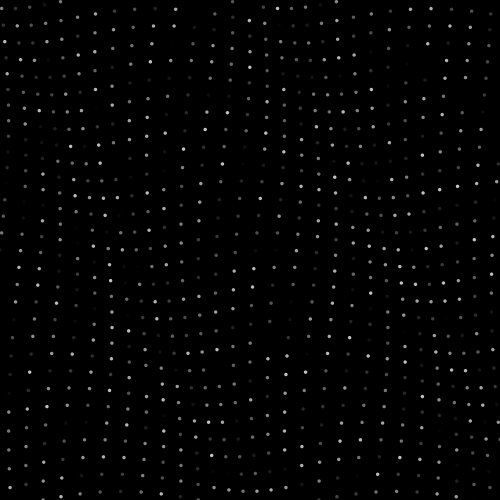
Frame 1 (no input)
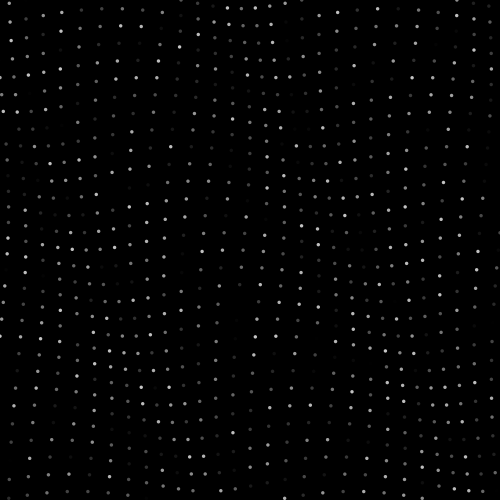
Frame 60 (the mouse pressed at the canvas centre just before this capture)
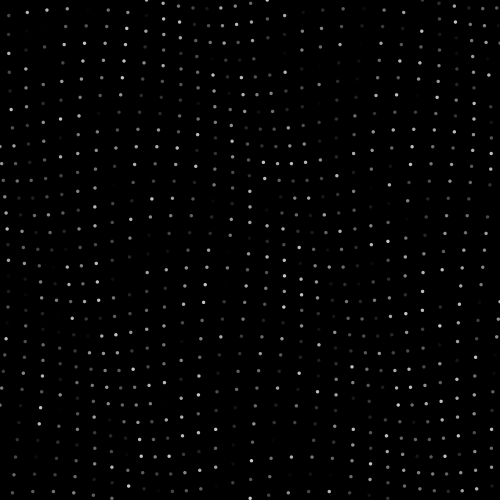
Frame 120 (the mouse held since frame 60 and released just before this capture)

The Processing sketch that drew these frames (run headless with seeded random() and noise(); from frame 60 on, the mouse is pressed at the canvas centre):

// Processing sketch: processing_151794
// ── processing_151794.pde

/*
 * Creative Coding
 * Week 2, 05 - Moving Patterns 1
 * by Indae Hwang and Jon McCormack
 * Copyright (c) 2014 Monash University
 *
 * This sketch builds on the previous sketches, drawing shapes based on the
 * current framerate. The movement of individual shapes combine to create a
 * gestalt field of motion. Use the arrow keys on your keyboard to change the
 * frame rate. 
 * 
 */

// variable used to store the current frame rate value
int frame_rate_value;

void setup() {
  size(500, 500);
  frame_rate_value = 16;
  frameRate(frame_rate_value);
  rectMode(CENTER);
  background(255);
}


void draw() {

  background(0);

  int num = 30;
  int margin = 0;
  float gutter = 0; //distance between each cell
  float cellsize = ( width - (2 * margin) - gutter * (num - 1) ) / (num - 1);

  int circleNumber = 0; // counter
  for (int i=0; i<num; i++) {
    for (int j=0; j<num; j++) {
      circleNumber = (i * num) + j; // different way to calculate the circle number from w2_04

      float tx = margin + cellsize * i + gutter * i;
      float ty = margin + cellsize * j + gutter * j;

      movingCircle(tx, ty, cellsize, circleNumber);
    }
  }
} //end of draw 


void movingCircle(float x, float y, float size, int circleNum) {

  float finalAngle;
  finalAngle = frameCount + circleNum;

  //the rotating angle for each tempX and tempY postion is affected by frameRate and angle;  
  float tempX = x + (size / 2) * sin(PI / frame_rate_value * finalAngle);
  float tempY = y + (size / 2) * cos(PI / frame_rate_value * finalAngle);

  noStroke();
  fill(random(200));
  ellipse(tempX, tempY, size/5, size/5);  
  stroke(0);
  noFill();  
}


/*
 * keyReleased function
 *
 * called automatically by Processing when a keyboard key is released
 */
void keyReleased() {

  // right arrow -- increase frame_rate_value
  if (keyCode == RIGHT && frame_rate_value < 60) {
    frame_rate_value++;
  }

  // left arrow -- decrease frame_rate_value
  if ( keyCode == LEFT && frame_rate_value > 1) {
    frame_rate_value--;
  }

  // set the frameRate and print current value on the screen
  frameRate(frame_rate_value);
  println("Current frame Rate is: " + frame_rate_value);
}
